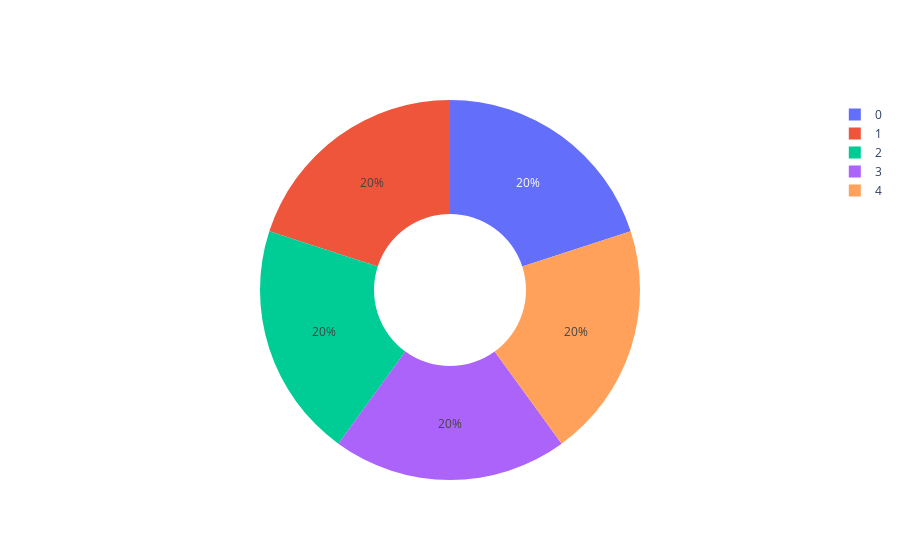

Notebook code cell kept with this figure:
### Code cell
fig=go.Figure(data=[go.Pie(labels=df.index,values=df.cut,hole=0.4)])
fig

### Figure 1 — Plotly figure (JSON) as saved in the notebook; plotly's stock layout.template omitted (floating-point values rounded to 4 significant figures)
{"data": [{"hole": 0.4, "labels": [0, 1, 2, 3, 4], "type": "pie", "values": [1, 1, 1, 1, 1]}], "layout": {}}
